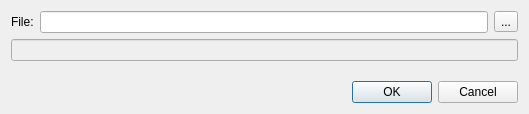
<?xml version="1.0" encoding="UTF-8"?>
<ui version="4.0">
 <class>AssetManagerDialog</class>
 <widget class="QDialog" name="AssetManagerDialog">
  <property name="geometry">
   <rect>
    <x>0</x>
    <y>0</y>
    <width>529</width>
    <height>114</height>
   </rect>
  </property>
  <property name="windowTitle">
   <string>Dialog</string>
  </property>
  <layout class="QVBoxLayout" name="verticalLayout_2">
   <item>
    <layout class="QVBoxLayout" name="verticalLayout">
     <item>
      <layout class="QHBoxLayout" name="horizontalLayout">
       <item>
        <widget class="QLabel" name="labelFileName">
         <property name="text">
          <string>File:</string>
         </property>
        </widget>
       </item>
       <item>
        <widget class="QLineEdit" name="lineEditFileName"/>
       </item>
       <item>
        <widget class="QToolButton" name="toolButtonSelectFileName">
         <property name="text">
          <string>...</string>
         </property>
        </widget>
       </item>
      </layout>
     </item>
     <item>
      <widget class="QLineEdit" name="lineEditStatus">
       <property name="enabled">
        <bool>false</bool>
       </property>
      </widget>
     </item>
     <item>
      <spacer name="verticalSpacer">
       <property name="orientation">
        <enum>Qt::Vertical</enum>
       </property>
       <property name="sizeHint" stdset="0">
        <size>
         <width>20</width>
         <height>40</height>
        </size>
       </property>
      </spacer>
     </item>
     <item>
      <widget class="QDialogButtonBox" name="buttonBox">
       <property name="orientation">
        <enum>Qt::Horizontal</enum>
       </property>
       <property name="standardButtons">
        <set>QDialogButtonBox::Cancel|QDialogButtonBox::Ok</set>
       </property>
      </widget>
     </item>
    </layout>
   </item>
  </layout>
 </widget>
 <resources/>
 <connections>
  <connection>
   <sender>buttonBox</sender>
   <signal>accepted()</signal>
   <receiver>AssetManagerDialog</receiver>
   <slot>accept()</slot>
   <hints>
    <hint type="sourcelabel">
     <x>248</x>
     <y>254</y>
    </hint>
    <hint type="destinationlabel">
     <x>157</x>
     <y>274</y>
    </hint>
   </hints>
  </connection>
  <connection>
   <sender>buttonBox</sender>
   <signal>rejected()</signal>
   <receiver>AssetManagerDialog</receiver>
   <slot>reject()</slot>
   <hints>
    <hint type="sourcelabel">
     <x>316</x>
     <y>260</y>
    </hint>
    <hint type="destinationlabel">
     <x>286</x>
     <y>274</y>
    </hint>
   </hints>
  </connection>
 </connections>
</ui>
